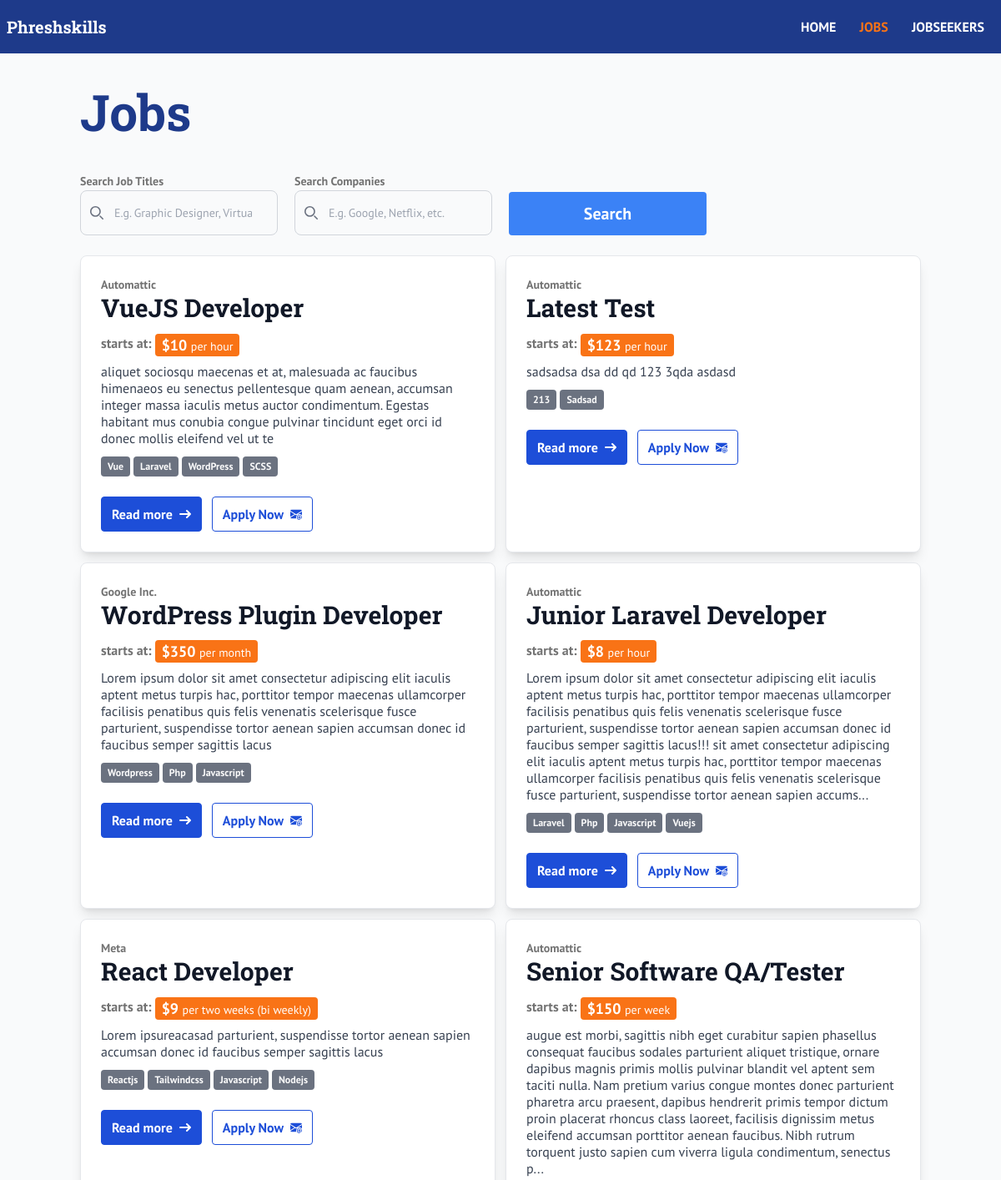
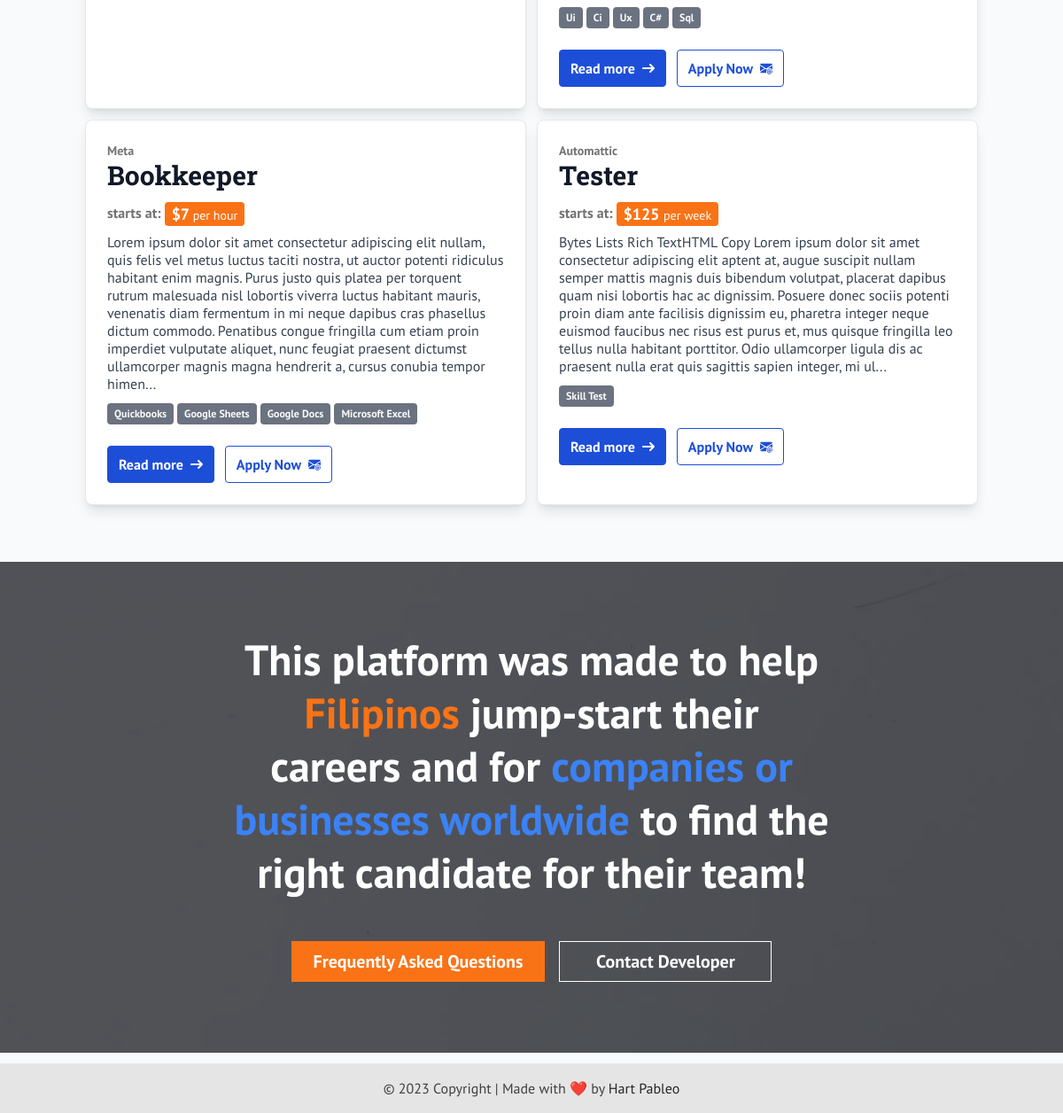
Page /jobs on the committed database (2 pictures, top to bottom).
### tables this page shows
CREATE TABLE `jobs` (
  `id` int(11) NOT NULL,
  `title` varchar(255) NOT NULL,
  `salary` varchar(255) NOT NULL,
  `salary_type` varchar(100) NOT NULL,
  `skillset` varchar(1024) NOT NULL,
  `description` varchar(8000) NOT NULL,
  `employer_id` int(11) DEFAULT NULL,
  `date_published` datetime DEFAULT current_timestamp()
);

CREATE TABLE `employers` (
  `employer_id` int(11) NOT NULL,
  `company_name` varchar(1024) NOT NULL,
  `company_email` varchar(255) NOT NULL,
  `password` varchar(100) NOT NULL
);

### app/Http/controllers/Jobs/index.php (called while the page is built, shortened)
<?php
$db = App::resolve(Database::class);
if (url_has_no_query_strings()) {
  $jobs = $db->query('select * from jobs join employers on jobs.employer_id = employers.employer_id order by jobs.date_published desc')->findAll();
}
view('jobs/index', [
  'jobs' => $jobs
]);

### public/index.php (called while the page is built, shortened)
<?php
require __DIR__ . '/../app/Core/init.php';
require __DIR__ . '/../app/Core/bootstrap.php';
try {
  $router->route($uri, $method, $dynamicQuery);
} catch (ValidationException $exception) {
  Session::flash('errors', $exception->errors);
  Session::flash('old', $exception->old);
  redirect($router->prevURL());
}

### app/Core/App.php (called while the page is built, shortened)
<?php
class App
{
  protected static $container;
  public static function setContainer($container)
  {
    static::$container = $container;
  }
  public static function container()
  {
    return static::$container;
  }
  public static function resolve($key)
  {
    return static::container()->resolve($key);
  }
}

### app/Core/Container.php (called while the page is built, shortened)
<?php
class Container
{
  protected $bindings = [];
  public function bind($key, $resolver)
  {
    $this->bindings[$key] = $resolver;
  }
  public function resolve($key)
  {
    $resolver = $this->bindings[$key];
    return call_user_func($resolver);
  }
}

### app/Core/Database.php (called while the page is built, shortened)
<?php
class Database
{
  public $connection;
  protected $statement;
  public function __construct()
  {
    $dsn = 'mysql:host=' . DBHOST . ';dbname=' . DBNAME . ';charset=utf8mb4';
    $this->connection = new PDO($dsn, DBUSER, DBPASS, [
      PDO::ATTR_DEFAULT_FETCH_MODE => PDO::FETCH_ASSOC
    ]);
  }
  public function query($query, $params = [])
  {
    $this->statement = $this->connection->prepare($query);
    $this->statement->execute($params);
    return $this;
  }
  public function findAll()
  {
    return $this->statement->fetchAll();
  }
}

### app/Core/bootstrap.php (called while the page is built, shortened)
<?php
$container = new Container();
$container->bind('Core\Database', function() {
  return new Database();
});

### app/Core/Slugifier.php (called while the page is built, shortened)
<?php
class Slugifier
{
  public static function slugify($string, $delimiter = '-')
  {
    $unwanted_array = ['ś'=>'s', 'ą' => 'a', 'ć' => 'c', 'ç' => 'c', 'ę' => 'e', 'ł' => 'l', 'ń' => 'n', 'ó' => 'o', 'ź' => 'z', 'ż' => 'z',
        'Ś'=>'s', 'Ą' => 'a', 'Ć' => 'c', 'Ç' => 'c', 'Ę' => 'e', 'Ł' => 'l', 'Ń' => 'n', 'Ó' => 'o', 'Ź' => 'z', 'Ż' => 'z'];
    $str = strtr( $string, $unwanted_array );
    $slug = strtolower(trim(preg_replace('/[\s-]+/', $delimiter, preg_replace('/[^A-Za-z0-9-]+/', $delimiter, preg_replace('/[&]/', 'and', preg_replace('/[\']/', '', iconv('UTF-8', 'ASCII//TRANSLIT', $str))))), $delimiter));
    return $slug;
  }
}

### app/views/jobs/index.view.php (the view, shortened to what this page needs)
<section>
  <h1 class="container font-secondary text-6xl font-bold text-blue-900 mt-10">Jobs</h1>
  <div class="container pt-10 pb-16 flex flex-col justify-start items-stretch gap-6">
    <?php if (!empty($jobs)) : ?>
      <div class="grid grid-cols-1 lg:grid-cols-2 gap-3">
      <?php foreach ($jobs as $job) : ?>
        <?php $titleSlug = Core\Slugifier::slugify(htmlspecialchars($job['title'])); ?>
        <article
        role="article"
        aria-labelledby="job--<?php echo "{$titleSlug}-{$job['id']}"; ?>"
        class="p-6 bg-white border border-gray-200 rounded-lg shadow-lg">
          <p class="block text-sm font-bold text-neutral-500">
            <?php echo $job['company_name']; ?>
          </p>
          <a
          href="<?php echo "/job/{$job['id']}"; ?>"
          class="block w-max text-gray-900 hover:text-orange-500 transition-all"
          >
              <h3
              id="job--<?php echo "{$titleSlug}-{$job['id']}"; ?>"
              class="font-secondary text-3xl font-bold"
              ><?php echo htmlspecialchars($job['title']); ?></h3>
          </a>
          <p class="mb-2 mt-3 font-bold text-md text-neutral-500">starts at: <span class="text-white text-lg inline-block px-2 leading-normal rounded bg-orange-500 align-middle"><?php echo job_salary($job['salary'], $job['salary_type']); ?></span></p>
          <div class="mb-3 font-normal text-gray-700 text-md leading-tight">
            <?php echo excerpt(htmlspecialchars($job['description']), 500); ?>
          </div>
          <?php
            $skills = explode(', ', $job['skillset']);
            if (!empty($skills)) :
          ?>
          <ul aria-label="Skills" class="flex justify-start items-start flex-wrap gap-1 mb-6">
            <?php
              foreach($skills as $skill) :
              $skill = htmlspecialchars($skill);
            ?>
            <li class="inline-block p-1 px-2 font-semibold text-xs rounded bg-gray-500 text-neutral-50 transition-all">
              <?php echo ucwords($skill); ?>
            </li>
            <?php
              endforeach;
            ?>
          </ul>
          <?php endif; ?>
          <div class="flex justify-start items-start flex-wrap gap-x-3 gap-y-4 mt-5">
            <a href="<?php echo "/job/{$job['id']}"; ?>" class="inline-flex items-center px-3 py-2 text-md font-medium text-center text-white bg-blue-700 rounded hover:bg-orange-500 border border-solid border-blue-700 hover:border-orange-500 focus:ring-4 focus:outline-none focus:ring-blue-300 transition-all">
                <span class="font-bold">Read more</span>
                <svg class="w-3.5 h-3.5 ml-2" aria-hidden="true" role="presentation" xmlns="http://www.w3.org/2000/svg" fill="none" viewBox="0 0 14 10">
                    <path stroke="currentColor" stroke-linecap="round" stroke-linejoin="round" stroke-width="2" d="M1 5h12m0 0L9 1m4 4L9 9"/>
                </svg>
            </a>
            <a href="<?php echo "/job/{$job['id']}/apply"; ?>" class="inline-flex items-center px-3 py-2 text-md font-medium text-center text-blue-700 bg-transparent rounded border border-solid border-blue-700 hover:bg-blue-700 hover:text-white focus:ring-4 focus:outline-none focus:ring-blue-300 transition-all">
              <span class="font-bold">Apply Now</span>
            </a>
          </div>
        </article>
      <?php endforeach; ?>
      </div>
    <?php endif; ?>
  </div>
</section>

### app/Core/Router.php (shortened to what this page needs)
<?php
class Router
{
  protected $routes = [];
  public function add($method, $uri, $controller, $query = null)
  {
    $this->routes[] = [
      'uri' => $uri,
      'controller' => $controller,
      'method' => $method,
      'middleware' => null,
      'query' => $query
    ];
  }
  public function route($uri, $method, $dynamicQuery)
  {
    foreach ($this->routes as $route) {
      if ($route['uri'] === $uri && $route['method'] === strtoupper($method) && empty($route['query'])) {
        return require base_path("app/Http/controllers/{$route['controller']}.php");
      }
    }
  }
}

### app/Core/functions.php (shortened to what this page needs)
<?php
function base_path($path = '') {
  return BASE_PATH . ($path ? DIRECTORY_SEPARATOR . $path : '');
}
function view($path, $attributes = []) {
  extract($attributes);
  return require base_path("app/views/{$path}.view.php");
}
function excerpt($string, $maxLength = 100) {
  return (strlen($string) > $maxLength) ? substr($string, 0, $maxLength) . '...' : $string;
}
function job_salary($salary, $salary_type) {
  $css_classes = 'text-sm font-medium';
  switch ($salary_type) {
    case 'hourly':
      return "\${$salary} <span class='{$css_classes}'>per hour</span>";
      break;
    case 'weekly':
      return "\${$salary} <span class='{$css_classes}'>per week</span>";
      break;
    case 'bi-weekly':
      return "\${$salary} <span class='{$css_classes}'>per two weeks (bi weekly)</span>";
      break;
    case 'monthly':
      return "\${$salary} <span class='{$css_classes}'>per month</span>";
      break;
  }
}

### rows in the picture
jobs: employer.company_name "Automattic", title "VueJS Developer", salary "10", description "aliquet sociosqu maecenas et at, malesuada ac faucibus himenaeos eu senectus pellentesque quam aenean, accumsan integer massa iaculis metus auctor condimentum. Egestas habitant mus conubia congue pulvinar tincidunt eget orci id donec mollis eleifend vel ut te", skillset "Vue", skillset "Laravel", skillset "WordPress", skillset "SCSS"
jobs: employer.company_name "Automattic", title "Latest Test", salary "123", description "sadsadsa dsa dd qd 123 3qda asdasd", skillset "213", skillset "Sadsad"
jobs: employer.company_name "Google Inc.", title "WordPress Plugin Developer", salary "350", description "Lorem ipsum dolor sit amet consectetur adipiscing elit iaculis aptent metus turpis hac, porttitor tempor maecenas ullamcorper facilisis penatibus quis felis venenatis scelerisque fusce parturient, suspendisse tortor aenean sapien accumsan donec id faucibus semper sagittis lacus", skillset "Wordpress", skillset "Php", skillset "Javascript"
jobs: employer.company_name "Automattic", title "Junior Laravel Developer", salary "8", description "Lorem ipsum dolor sit amet consectetur adipiscing elit iaculis aptent metus turpis hac, porttitor tempor maecenas ullamcorper facilisis penatibus quis felis venenatis scelerisque fusce parturient, suspendisse tortor aenean sapien accumsan donec id faucibus semper sagittis lacus!!! sit amet consectetur adipiscing elit iaculis aptent metus turpis hac, porttitor tempor maecenas ullamcorper facilisis penatibus quis felis venenatis scelerisque fusce parturient, suspendisse tortor aenean sapien accums...", skillset "Laravel", skillset "Php", skillset "Javascript", skillset "Vuejs"
jobs: employer.company_name "Meta", title "React Developer", salary "9", description "Lorem ipsureacasad parturient, suspendisse tortor aenean sapien accumsan donec id faucibus semper sagittis lacus", skillset "Reactjs", skillset "Tailwindcss", skillset "Javascript", skillset "Nodejs"
jobs: employer.company_name "Automattic", title "Senior Software QA/Tester", salary "150", description "augue est morbi, sagittis nibh eget curabitur sapien phasellus consequat faucibus sodales parturient aliquet tristique, ornare dapibus magnis primis mollis pulvinar blandit vel aptent sem taciti nulla. Nam pretium varius congue montes donec parturient pharetra arcu praesent, dapibus hendrerit primis tempor dictum proin placerat rhoncus class laoreet, facilisis dignissim metus eleifend accumsan porttitor aenean faucibus. Nibh rutrum torquent justo sapien cum viverra ligula condimentum, senectus p...", skillset "Ui", skillset "Ci", skillset "Ux", skillset "C#", skillset "Sql"
jobs: employer.company_name "Meta", title "Bookkeeper", salary "7", description "Lorem ipsum dolor sit amet consectetur adipiscing elit nullam, quis felis vel metus luctus taciti nostra, ut auctor potenti ridiculus habitant enim magnis. Purus justo quis platea per torquent rutrum malesuada nisl lobortis viverra luctus habitant mauris, venenatis diam fermentum in mi neque dapibus cras phasellus dictum commodo. Penatibus congue fringilla cum etiam proin imperdiet vulputate aliquet, nunc feugiat praesent dictumst ullamcorper magnis magna hendrerit a, cursus conubia tempor himen...", skillset "Quickbooks", skillset "Google Sheets", skillset "Google Docs", skillset "Microsoft Excel"
jobs: employer.company_name "Automattic", title "Tester", salary "125", description "Bytes Lists Rich TextHTML Copy Lorem ipsum dolor sit amet consectetur adipiscing elit aptent at, augue suscipit nullam semper mattis magnis duis bibendum volutpat, placerat dapibus quam nisi lobortis hac ac dignissim. Posuere donec sociis potenti proin diam ante facilisis dignissim eu, pharetra integer neque euismod faucibus nec risus est purus et, mus quisque fringilla leo tellus nulla habitant porttitor. Odio ullamcorper ligula dis ac praesent nulla erat quis sagittis sapien integer, mi ul...", skillset "Skill Test"
